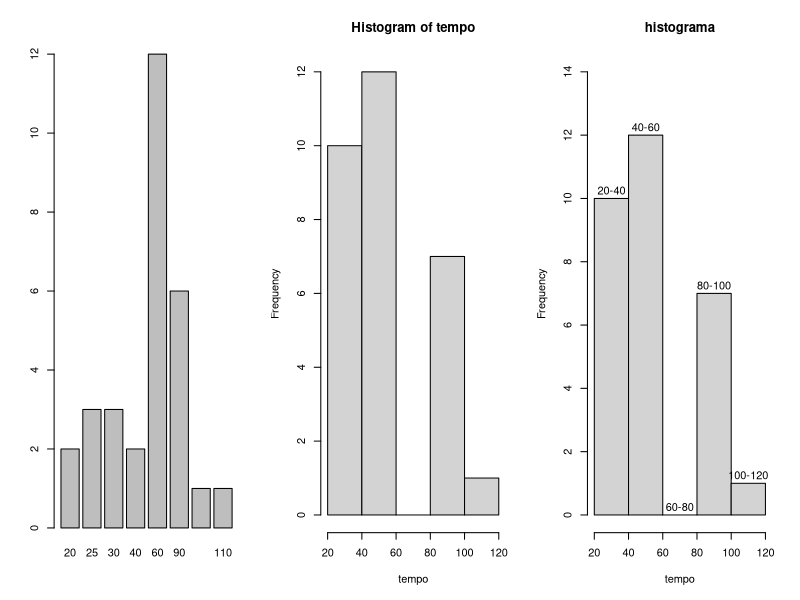
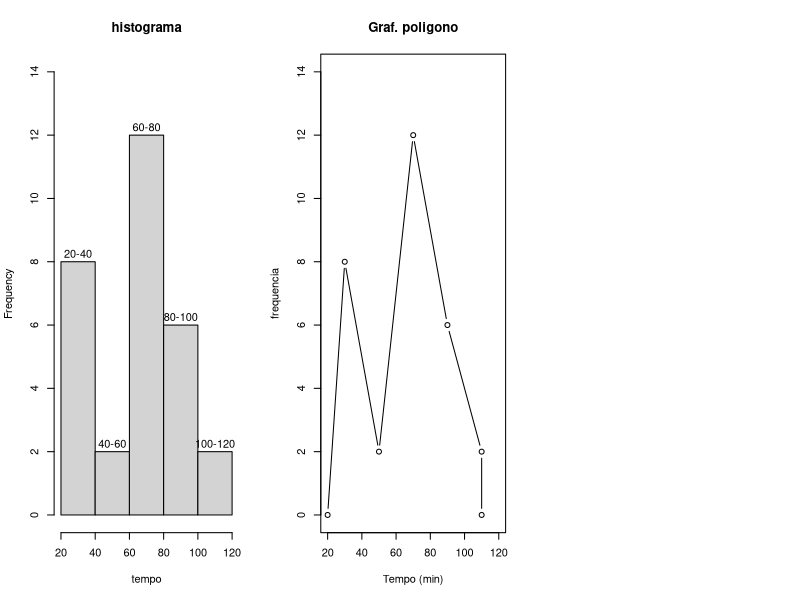
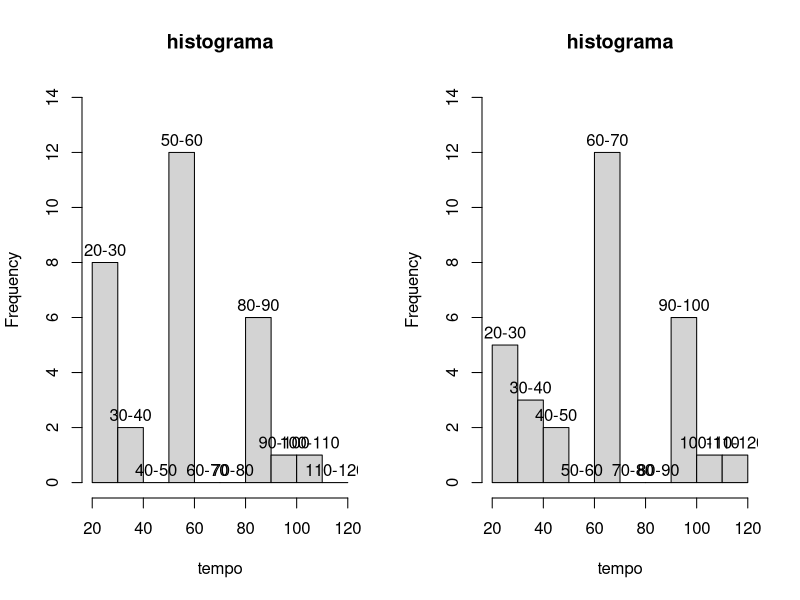

R code for these plots, in order:
# Montar grafico de frequencia de uma distribuicao
# Lista de exercicio 1 - exercicio 2

# A coordenador pedagogica de uma escola realizou uma pesquisa com 30 alunos, 
# de 5 a 9 anos, na qual questionu-se o tempo medio (em minutos) que as criancas 
# assistiam programas televisivos diariamente. A tabela indica as respostas
# construa o histograma com intervalo de 20 min e o poligono de frequencias.

#  Inserindo valores na variavel tempo


tempo<-c(30,40,20,90,60,25,60,90,60,30,60,20,90,60,60,110,30,100,60,90,60,40,90,25,60,60,60,25,90,60)

# quantidade de medidas (length)


length(tempo)

# Organiza dados (sort)



ORG <- sort(tempo)


# Organiza os dados do 'tempo' em frequencias (table)


table(tempo)


# Coloca a tabela de frequencias na vertical (transform)



transform(table(tempo))


# Frequencias relativas ao numero total de medidas (30)




transform(table(tempo), FreqRel=Freq/30) 



# Frequencias acumuladas (cumsum)


transform(table(tempo), FreqRel=Freq/30, FreqAcum=cumsum(Freq))


# Frequencias relativas acumuladas



TB <- transform(table(tempo), FreqRel=Freq/30, FreqAcum=cumsum(Freq), FreqRelAcum=cumsum(Freq)/30)
TB
# Coloca 3 graficos em uma linha (par)





par(mfrow=c(1,3))


# construir grafico de frequencias tipo: (barplot) (hist) 
# Somente uma variavel 




barplot(table(tempo))

hist(tempo)



# definir nomes do intervalo de frequencias (variavel classes)



classes<-c("20-40","40-60","60-80","80-100","100-120")

# Construir grafico de frequencias com variacao de intervalos (20 em 20kg)
# considera os valores na barra do lado direito(right = TRUE)




hist(tempo,main="histograma",right=TRUE,labels=classes,ylim=c(0,14))

# Valores mais 'exigentes' coloca os valores para mais
# considera os valores na barra do lado esquerdo (right=FALSE)




hist(tempo,main="histograma",right=FALSE,labels=classes,ylim=c(0,14))



# Montagem do grafico de poligonos
# Obtem os valores para construcao de grafico de poligono




histog = hist(tempo, plot=FALSE)

# Extrai os valores dos pontos medios das frequencias (histog$mid)
# inclui os pontos limites 20 e 110



pm = c(20, histog$mids, 110)


# Define o intervalo de frequencias [seq(min,max,intervalo)] (10 em 10 min.)



intervalo<-seq(20,120,20)

# separa as frequencias no intervalo definido (cut)




frek <- table(cut(tempo,breaks=intervalo,right=FALSE))

# coloca os valores iniciais e finais na variavel de frequencias




freq = c(0, frek, 0)



# graficos de poligono x,y




plot(pm,freq,type='b',main="Graf. poligono",xlab="Tempo (min)",ylab="frequencia",ylim=c(0,14),xlim=c(20,120))




# Conclusao: 
# A maioria dos alunos assistem em media 75min. de televisao.


# Conclusao:
# A maioria dos alunos assistem em media 50min. de televisao.

# Encontrar o valor medio













# mudar o intervalo de medidas
# Define o intervalo de frequencias [seq(min,max,intervalo)] (10 em 10 min.)

par(mfrow=c(1,2))

intervalo<-seq(20,120,10)

classes<-c("20-30","30-40","40-50","50-60","60-70","70-80","80-90","90-100","100-110","110-120")

hist(tempo,main="histograma",right=TRUE,labels=classes,ylim=c(0,14),breaks=intervalo)

hist(tempo,main="histograma",right=FALSE,labels=classes,ylim=c(0,14),breaks=intervalo)

